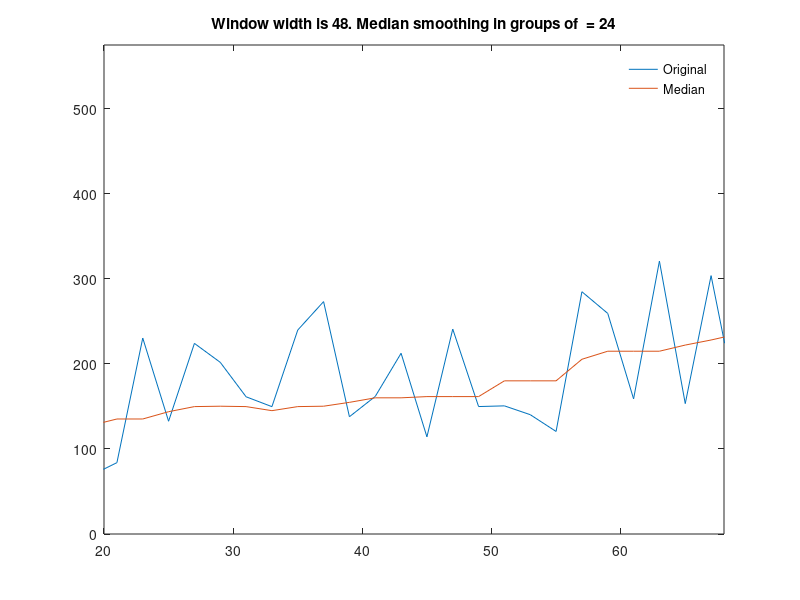

Write the MATLAB code that produced this figure. (Note: this script raises an error after producing the figure.)
%%  Median smoothing algoritms 
% The first part using built-in functions, the second part without built-in functions
% Algorithmic complexity for Median smoothing in the second part determined by 
% the complexity of sorting algorithmic and finding the median element for
% each group and is defined as O(TN)
%--------------------------------------------------------------------------
power = 1; % data multiplier
max = 200*power; % upper boundary of input data
n = 20; % lower window boundary of input data
m = randi([n max-n]);  % upper window boundary of input data
time = 1:2:max; % time scale 

x = 2*(time)+rand(1,length(time))*max; % time series, equation of a straight line with a uniformly distributed random component
y = medfilt1(x,round((m-n)/2)); % median filtering, the number of the median smoothing members in the median smoothing groop is calculated by the expression (m-n)/2

Medianfigure = figure('Name','the first part'); % creating figure
plot(time,x,time,y); % ploting 'Original' and 'Median'smoothing graphics
axis([n m 0 inf]); % window boundaries
title(['Window width is ',num2str(m-n),'. Median smoothing in groups of  = ',num2str(round((m-n)/2))]);
legend('Original','Median');
legend('boxoff');

%% Part two,without built-in functions
clear all
power=1; % data multiplier
max = 100*power; % upper boundary of input data
n = 20;  % lower window boundary of input data
m = randi([n max-n]); % upper window boundary of input data
time = 1:2:max; % time scale
group = round((m-n)/2); % Median smoothing in groups of (m-n)/2 
x = 2*(time)+rand(1,length(time))*max; % time series, equation of a straight line with a uniformly distributed random component
% loop for median smoothing
for i = 1:length(x)- group 
% formation of median groups   
x1 = x(i:group+i-1);
y = bucketsort(x1); % Bucket sort of median group, linear complexity O(n) 
    if rem(length(y),2) == 1  % Check even or odd
        median(i) = y(round(length(y)/2)) ;
    else
        index1 = round(length(y)/2);
        index2 = index1 + 1 ;
        median(i) = (y(index1)+y(index2))/2 ;
    end

end
centring = (length(time)-length(median))/2; % time scale centring
time2 = time(centring+1:length(time)-centring);% median time scale
Medianfigure = figure('Name','the second part'); % creating figure
plot(time,x,time2,median); % ploting 'Original' and 'Median'smoothing graphics
axis([group time(end)- group 0 inf]); % window 
title(['Window width is ',num2str(time(end)- 2*group),'. Median smoothing in groups of  = ',num2str(group)]);
legend('Original','Median');
legend('boxoff');

function sx = bucketsort(x)
% Default load factor
alpha = 0.75; % alpha = n / m
% Find min and max elements of x
n = length(x);
[minx maxx] = minmax(x,n);
% Insert elements into m equal width buckets, each containing a doubly
% linked list
m = round(n / alpha);
dw = (maxx - minx) / m;
head = nan(1,m); % pointers to heads of bucket lists
prev = nan(1,n); % previous element pointers
next = nan(1,n); % next element pointers
last = nan(1,m); % temporary storage
for i = 1:n
    j = min(floor((x(i) - minx) / dw) + 1,m); % hack to make max(x) fall in last bucket
    if isnan(head(j))
        head(j) = i;
    else
        prev(i) = last(j);
        next(last(j)) = i;
    end
    last(j) = i;
end
% Bucket sort
sx = zeros(size(x)); % sorted array
kk = 0;
for j = 1:m
    % Check if jth bucket is nonempty
    if ~isnan(head(j))
        % Sort jth bucket
        x = insertionsort(x,prev,next,head(j));
        
        % Insert sorted elements into sorted array
        jj = head(j);
        while ~isnan(jj)
            kk = kk + 1;
            sx(kk) = x(jj);
            jj = next(jj);
        end
    end
end
end
function x = insertionsort(x,prev,next,head)
% Insertion sort for doubly-linked lists
% Note: In practice, x xhould be passed by reference
j = next(head); % start at second element
while ~isnan(j)
    pivot = x(j);
    i = j;
    while (~isnan(prev(i)) && (x(prev(i)) > pivot))
        x(i) = x(prev(i));
        i = prev(i);
    end
    x(i) = pivot;
    j = next(j);
end
end
function [min max] = minmax(x,n)
% Efficient algorithm for finding the min AND max elements of an array
% Initialize
if ~mod(n,2)
    % n is even
    if (x(2) > x(1))
        min = x(1);
        max = x(2);
    else
        min = x(2);
        max = x(1);
    end
    i = 3;
else
    % n is odd
    min = x(1);
    max = x(1);
    i = 2;
end
% Process elements in pairs
while (i < n)
    if (x(i + 1) > x(i))
        mini = x(i);
        maxi = x(i + 1);
    else
        mini = x(i + 1);
        maxi = x(i);
    end
    if (mini < min)
        min = mini;
    end
    if (maxi > max)
        max = maxi;
    end
    i = i + 2;
end
end
